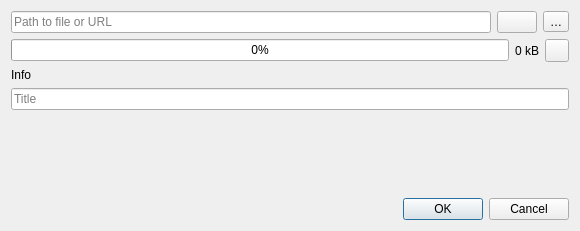
<?xml version="1.0" encoding="UTF-8"?>
<ui version="4.0">
 <class>AttachmentDialog</class>
 <widget class="QDialog" name="AttachmentDialog">
  <property name="geometry">
   <rect>
    <x>0</x>
    <y>0</y>
    <width>580</width>
    <height>231</height>
   </rect>
  </property>
  <property name="windowTitle">
   <string>Insert attachment</string>
  </property>
  <layout class="QGridLayout" name="gridLayout">
   <item row="0" column="0">
    <widget class="QLineEdit" name="fileEdit">
     <property name="statusTip">
      <string>Image filename or URL</string>
     </property>
     <property name="readOnly">
      <bool>false</bool>
     </property>
     <property name="placeholderText">
      <string>Path to file or URL</string>
     </property>
     <property name="clearButtonEnabled">
      <bool>true</bool>
     </property>
    </widget>
   </item>
   <item row="0" column="2">
    <widget class="QToolButton" name="openButton">
     <property name="toolTip">
      <string>Select file</string>
     </property>
     <property name="text">
      <string notr="true">…</string>
     </property>
    </widget>
   </item>
   <item row="3" column="0" colspan="3">
    <widget class="QLineEdit" name="titleEdit">
     <property name="statusTip">
      <string>Title of the image link</string>
     </property>
     <property name="placeholderText">
      <string>Title</string>
     </property>
     <property name="clearButtonEnabled">
      <bool>true</bool>
     </property>
    </widget>
   </item>
   <item row="1" column="0" colspan="3">
    <widget class="QFrame" name="downloadFrame">
     <layout class="QHBoxLayout" name="horizontalLayout">
      <property name="leftMargin">
       <number>0</number>
      </property>
      <property name="topMargin">
       <number>0</number>
      </property>
      <property name="rightMargin">
       <number>0</number>
      </property>
      <property name="bottomMargin">
       <number>0</number>
      </property>
      <item>
       <widget class="QProgressBar" name="downloadProgressBar">
        <property name="value">
         <number>0</number>
        </property>
       </widget>
      </item>
      <item>
       <widget class="QLabel" name="downloadSizeLabel">
        <property name="text">
         <string notr="true">0 kB</string>
        </property>
       </widget>
      </item>
      <item>
       <widget class="QToolButton" name="downloadCancelButton">
        <property name="sizePolicy">
         <sizepolicy hsizetype="Preferred" vsizetype="Preferred">
          <horstretch>0</horstretch>
          <verstretch>0</verstretch>
         </sizepolicy>
        </property>
        <property name="toolTip">
         <string>Cancel download</string>
        </property>
        <property name="text">
         <string notr="true"/>
        </property>
        <property name="icon">
         <iconset theme="dialog-cancel" resource="../breeze-pkbsuite.qrc">
          <normaloff>:/icons/breeze-pkbsuite/16x16/dialog-cancel.svg</normaloff>:/icons/breeze-pkbsuite/16x16/dialog-cancel.svg</iconset>
        </property>
       </widget>
      </item>
     </layout>
    </widget>
   </item>
   <item row="0" column="1">
    <widget class="QPushButton" name="downloadButton">
     <property name="sizePolicy">
      <sizepolicy hsizetype="Preferred" vsizetype="Preferred">
       <horstretch>0</horstretch>
       <verstretch>0</verstretch>
      </sizepolicy>
     </property>
     <property name="toolTip">
      <string comment="The URL will be downloaded">Download URL</string>
     </property>
     <property name="icon">
      <iconset theme="edit-download" resource="../breeze-pkbsuite.qrc">
       <normaloff>:/icons/breeze-pkbsuite/16x16/edit-download.svg</normaloff>:/icons/breeze-pkbsuite/16x16/edit-download.svg</iconset>
     </property>
    </widget>
   </item>
   <item row="2" column="0" colspan="3">
    <widget class="QFrame" name="infoFrame">
     <layout class="QGridLayout" name="gridLayout_2">
      <property name="leftMargin">
       <number>0</number>
      </property>
      <property name="topMargin">
       <number>0</number>
      </property>
      <property name="rightMargin">
       <number>0</number>
      </property>
      <property name="bottomMargin">
       <number>0</number>
      </property>
      <item row="0" column="0">
       <widget class="QLabel" name="infoLabel">
        <property name="text">
         <string notr="true">Info</string>
        </property>
       </widget>
      </item>
     </layout>
    </widget>
   </item>
   <item row="4" column="0" colspan="3">
    <spacer name="verticalSpacer">
     <property name="orientation">
      <enum>Qt::Vertical</enum>
     </property>
     <property name="sizeHint" stdset="0">
      <size>
       <width>20</width>
       <height>40</height>
      </size>
     </property>
    </spacer>
   </item>
   <item row="5" column="0" colspan="3">
    <widget class="QDialogButtonBox" name="buttonBox">
     <property name="orientation">
      <enum>Qt::Horizontal</enum>
     </property>
     <property name="standardButtons">
      <set>QDialogButtonBox::Cancel|QDialogButtonBox::Ok</set>
     </property>
    </widget>
   </item>
  </layout>
 </widget>
 <resources>
  <include location="../breeze-pkbsuite.qrc"/>
 </resources>
 <connections>
  <connection>
   <sender>buttonBox</sender>
   <signal>accepted()</signal>
   <receiver>AttachmentDialog</receiver>
   <slot>accept()</slot>
   <hints>
    <hint type="sourcelabel">
     <x>248</x>
     <y>254</y>
    </hint>
    <hint type="destinationlabel">
     <x>157</x>
     <y>274</y>
    </hint>
   </hints>
  </connection>
  <connection>
   <sender>buttonBox</sender>
   <signal>rejected()</signal>
   <receiver>AttachmentDialog</receiver>
   <slot>reject()</slot>
   <hints>
    <hint type="sourcelabel">
     <x>316</x>
     <y>260</y>
    </hint>
    <hint type="destinationlabel">
     <x>286</x>
     <y>274</y>
    </hint>
   </hints>
  </connection>
 </connections>
</ui>
